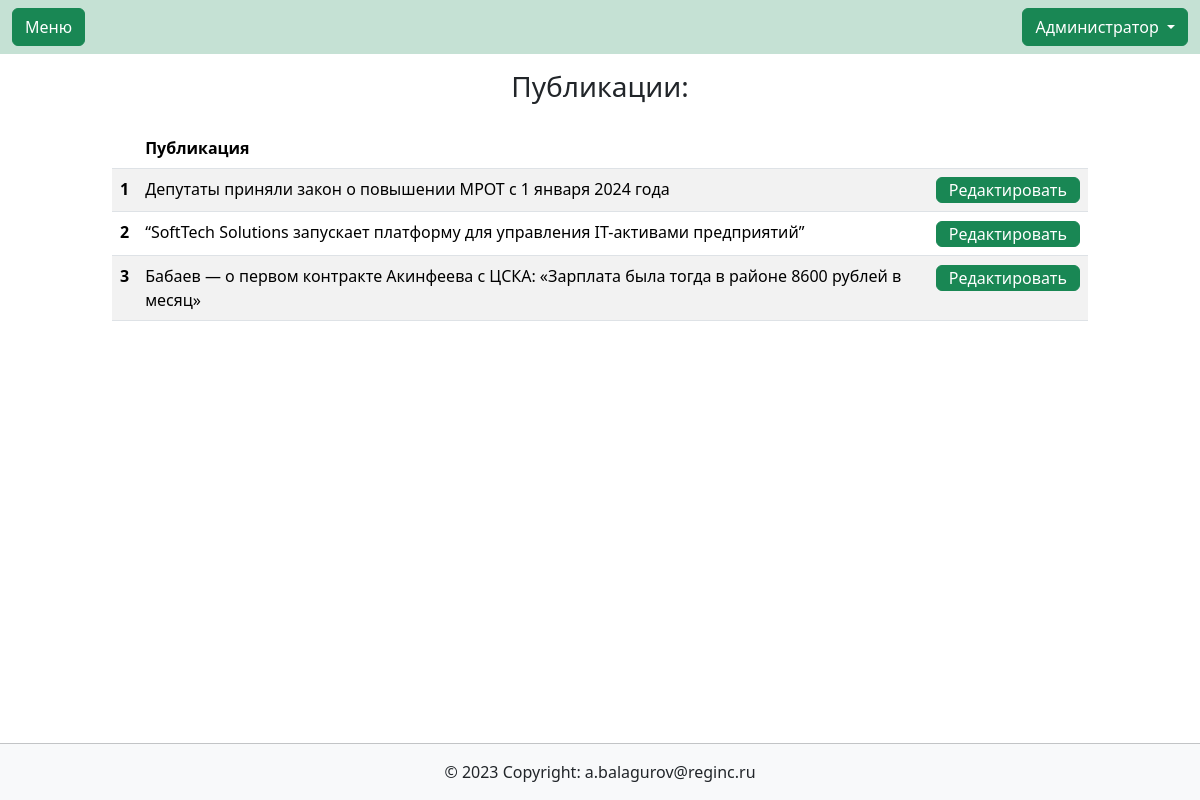
Before: /contentmanagment/newslist/ (signed in) with the older database file.
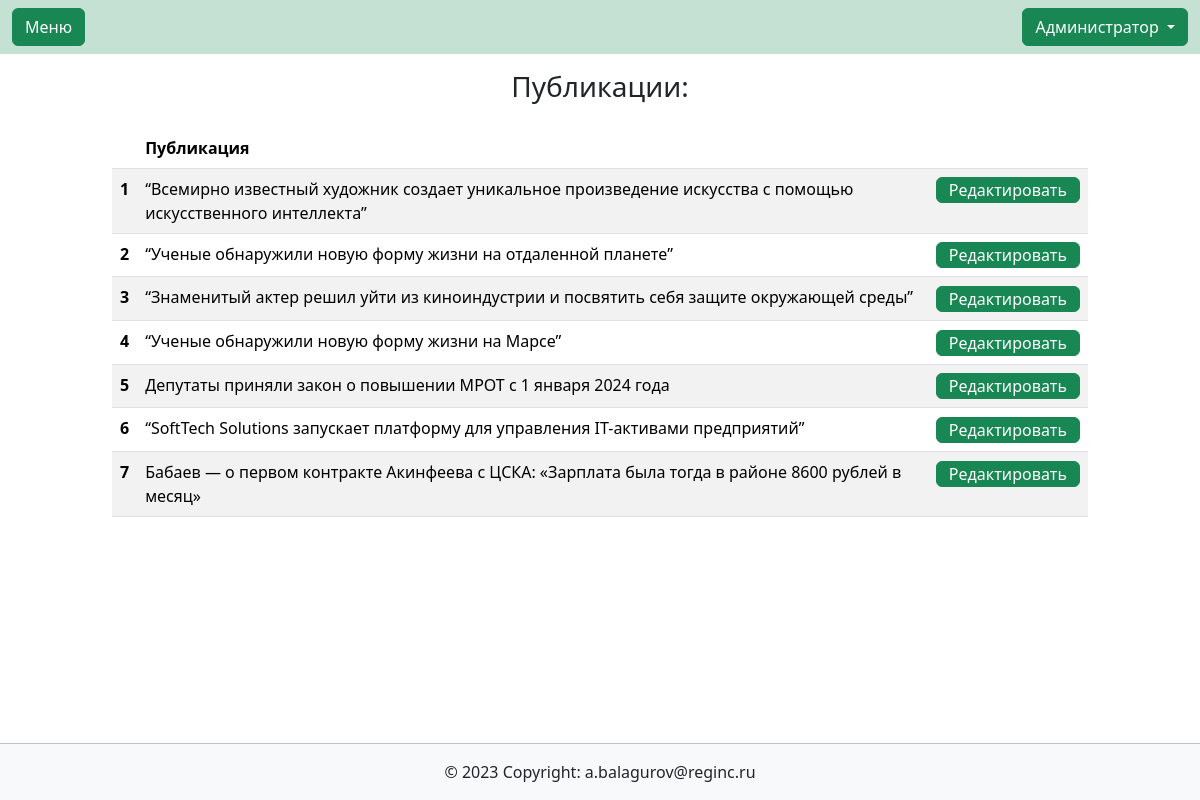
After: the same page with the newer database file.
### main/models.py (models this page shows, shortened)
class NewsModel(models.Model):
    tags = models.ManyToManyField('TagsModel',blank=True, related_name='Тэги')
    autor = models.ForeignKey(User, on_delete=models.PROTECT)
    name = models.CharField(max_length=150, blank=True)
    description = models.TextField(blank=True)
    date_pub = models.DateTimeField(auto_now=True)
    show_news = models.BooleanField(default=True)
    class Meta:
        verbose_name_plural = 'Новости'

### contentmanagment/views.py (the view)
# urls.py: path('newslist/', views.newschange, name='news-list'),
def newschange(request):
    newslist = NewsModel.objects.filter(autor=request.user).order_by('-date_pub')
    context = {'newslist': newslist}
    return render(request, 'contentmanagment/newslist.html', context)

### contentmanagment/templates/contentmanagment/newslist.html (shortened to what this page needs)
{% extends  'base.html' %}
{% block content %}
    <h3 class="text-center py-3">Публикации:</h3>
    <div class="container col-12 col-md-10">
    <table class="table table-striped">
        <thead>
          <tr>
            <th scope="col"></th>
            <th scope="col">Публикация</th>
            <th scope="col"></th>
          </tr>
        </thead>
        <tbody>
        {% for news in newslist %}
            <tr class="my-auto align-items-center">
                <th scope="row" class="my-auto">{{ forloop.counter }}</th>
                <td class="my-auto align-items-center">{{ news.name }}</td>
                <td class="my-auto"><a class="btn btn-success my-0 py-0" href="{% url 'contentmanagment:addNews' news.id %}">Редактировать</a></td>
            </tr>
        {% endfor %}
        </tbody>
    </table>
</div>
{% endblock content %}

Changed rows visible on the page:
added NewsModel: name "“Всемирно известный художник создает уникальное произведение искусства с помощью искусственного интеллекта”"
added NewsModel: name "“Ученые обнаружили новую форму жизни на отдаленной планете”"
added NewsModel: name "“Знаменитый актер решил уйти из киноиндустрии и посвятить себя защите окружающей среды”"
added NewsModel: name "“Ученые обнаружили новую форму жизни на Марсе”"
